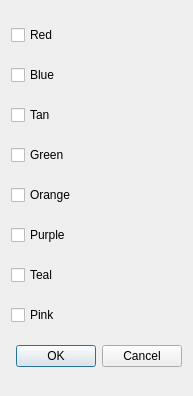
<?xml version="1.0" encoding="UTF-8"?>
<ui version="4.0">
 <class>PlayerSelectionWidget</class>
 <widget class="QDialog" name="PlayerSelectionWidget">
  <property name="geometry">
   <rect>
    <x>0</x>
    <y>0</y>
    <width>193</width>
    <height>396</height>
   </rect>
  </property>
  <property name="windowTitle">
   <string>Select players</string>
  </property>
  <layout class="QVBoxLayout" name="verticalLayout">
   <item>
    <widget class="QCheckBox" name="checkBoxRed">
     <property name="text">
      <string>Red</string>
     </property>
     <property name="tristate">
      <bool>false</bool>
     </property>
    </widget>
   </item>
   <item>
    <widget class="QCheckBox" name="checkBoxBlue">
     <property name="text">
      <string>Blue</string>
     </property>
     <property name="tristate">
      <bool>false</bool>
     </property>
    </widget>
   </item>
   <item>
    <widget class="QCheckBox" name="checkBoxTan">
     <property name="text">
      <string>Tan</string>
     </property>
     <property name="tristate">
      <bool>false</bool>
     </property>
    </widget>
   </item>
   <item>
    <widget class="QCheckBox" name="checkBoxGreen">
     <property name="text">
      <string>Green</string>
     </property>
     <property name="tristate">
      <bool>false</bool>
     </property>
    </widget>
   </item>
   <item>
    <widget class="QCheckBox" name="checkBoxOrange">
     <property name="text">
      <string>Orange</string>
     </property>
     <property name="tristate">
      <bool>false</bool>
     </property>
    </widget>
   </item>
   <item>
    <widget class="QCheckBox" name="checkBoxPurple">
     <property name="text">
      <string>Purple</string>
     </property>
     <property name="tristate">
      <bool>false</bool>
     </property>
    </widget>
   </item>
   <item>
    <widget class="QCheckBox" name="checkBoxTeal">
     <property name="text">
      <string>Teal</string>
     </property>
     <property name="tristate">
      <bool>false</bool>
     </property>
    </widget>
   </item>
   <item>
    <widget class="QCheckBox" name="checkBoxPink">
     <property name="text">
      <string>Pink</string>
     </property>
     <property name="tristate">
      <bool>false</bool>
     </property>
    </widget>
   </item>
   <item>
    <widget class="QDialogButtonBox" name="buttonBox">
     <property name="standardButtons">
      <set>QDialogButtonBox::Cancel|QDialogButtonBox::Ok</set>
     </property>
    </widget>
   </item>
  </layout>
 </widget>
 <resources/>
 <connections/>
</ui>
